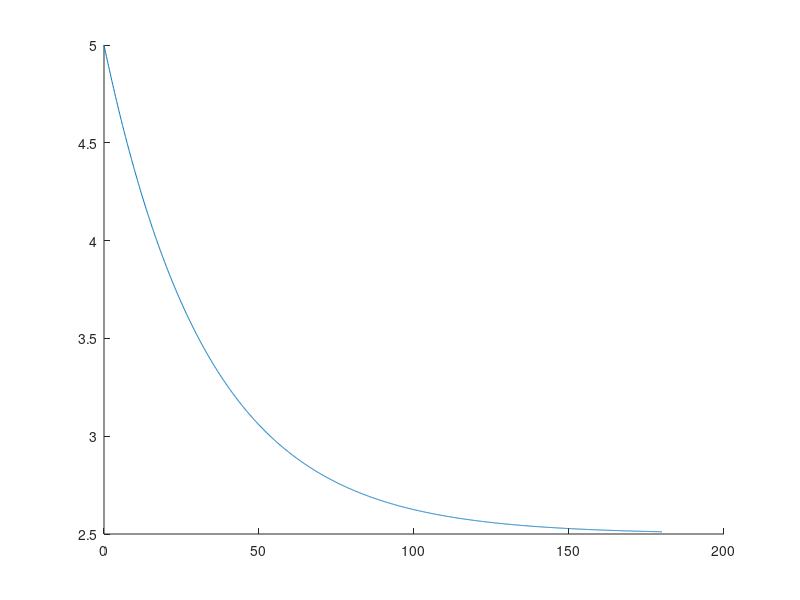

MATLAB code to generate this figure: (Note: this script raises an error after producing the figure.)
% JEREMY CHOY (145923)

clc, close all, clear all 

S0=input('<strong>Initial Salt Amount [kg]\n</strong> S0 = ');
Sl=S0/2;
r=3;
t=0:0.1:180;
S=Sl+(S0-Sl).*exp(-r.*t/100);

% Instantaneous Salt Amount
hold on;
plot(t,S);

% Lines & Limits
yline(S0, 'b--','Initial Salt Amount');
yline(Sl, 'r--','Limiting Salt Amount');
ylim([0 S0+1]);  

% Labels
title('Tank Flow');
xlabel('Time (s)');
ylabel('Concentration of Salt (kg)');
legend('Instantaneous Salt Amount');
